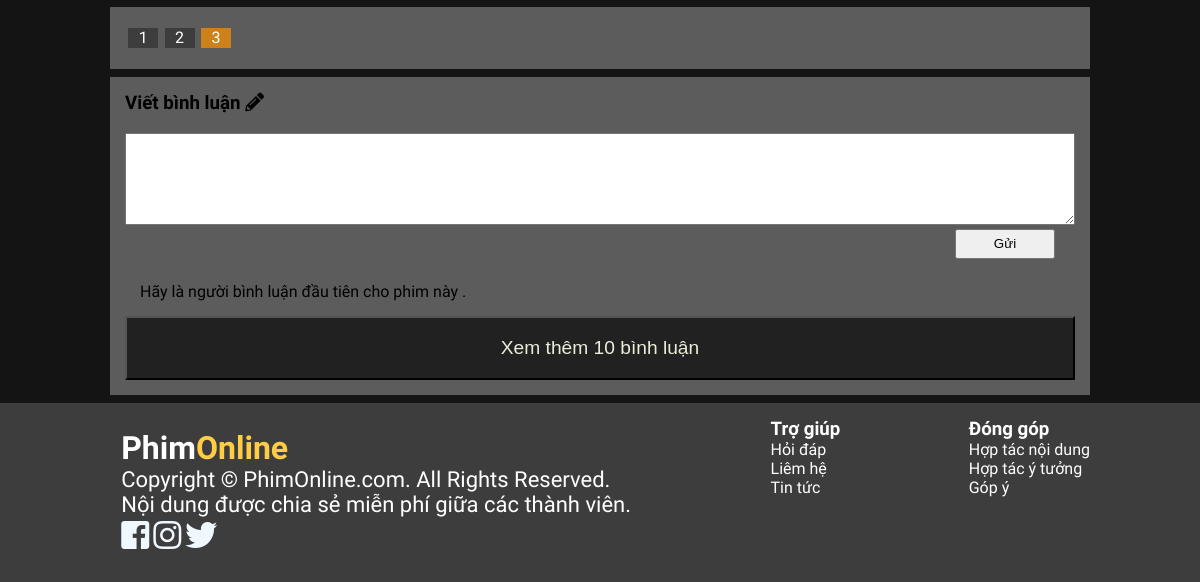
/Sources/php/templates/phimviet2.php?id=1&tap=3 (signed in, lower part), run on an earlier commit of the app's database.
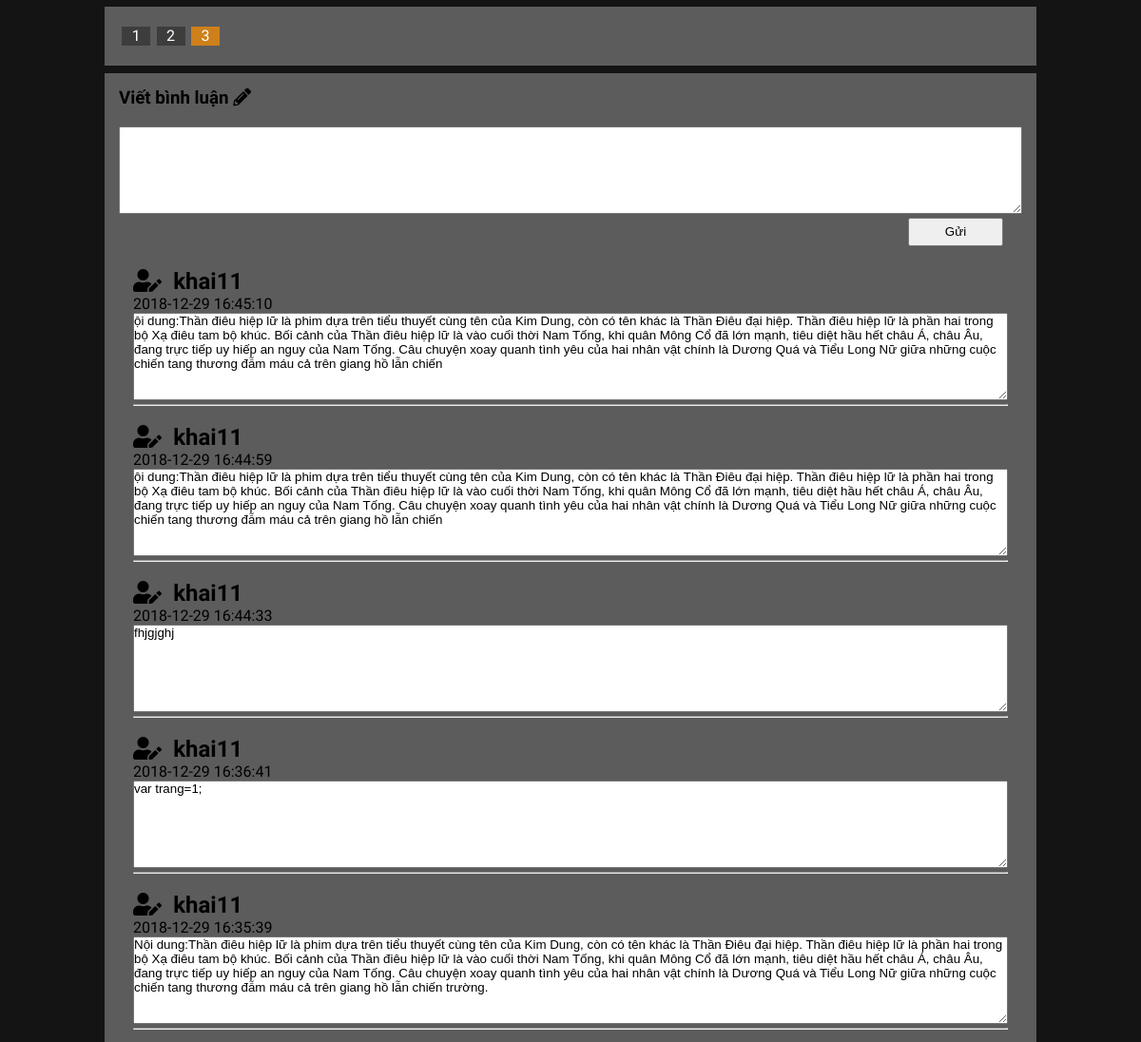
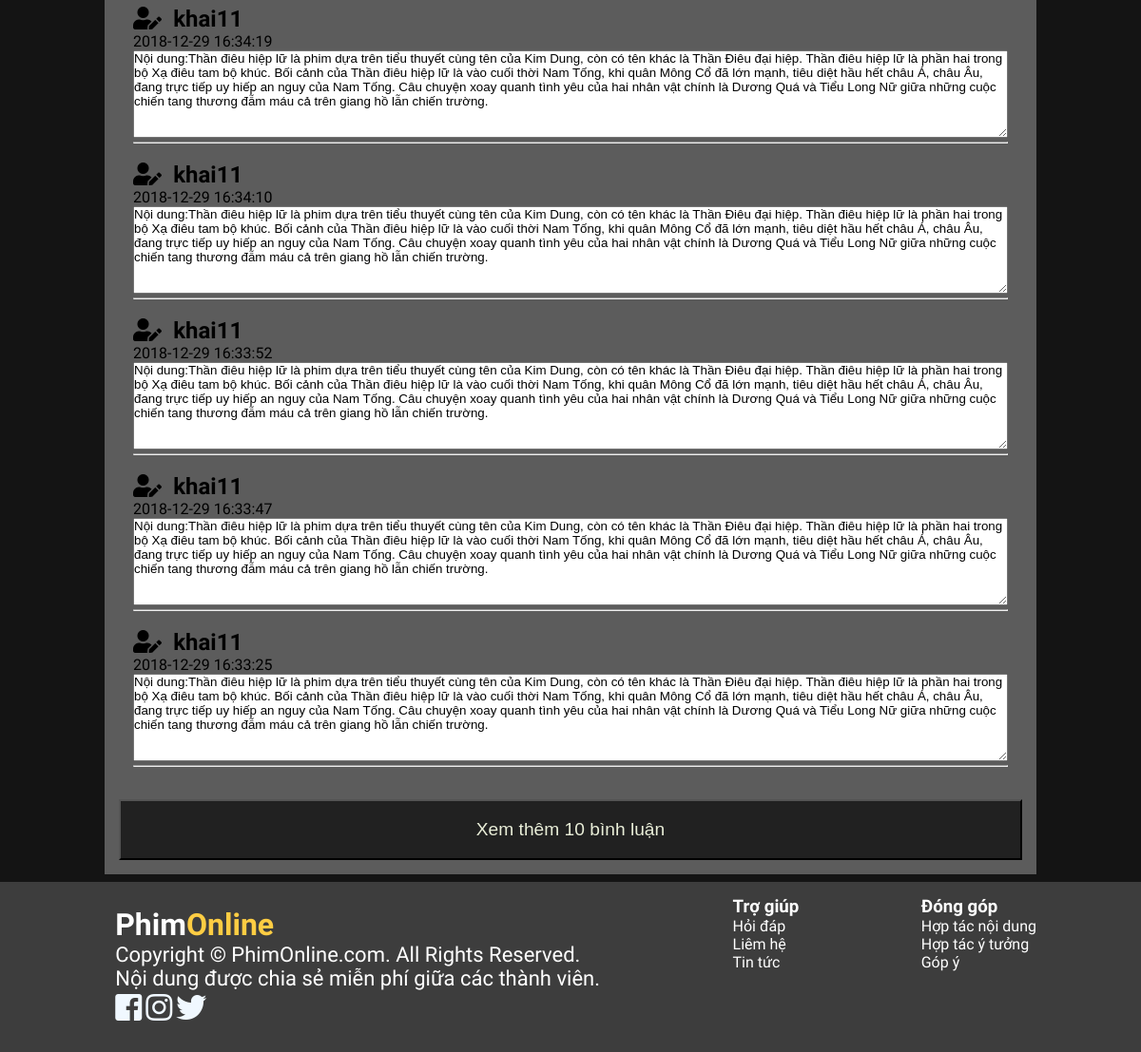
And on a later commit of the database (2 pictures, top to bottom).
### tables this page shows
CREATE TABLE `link` (
  `linkID` int(10) UNSIGNED NOT NULL,
  `linkDayUp` datetime NOT NULL DEFAULT CURRENT_TIMESTAMP,
  `number` int(10) NOT NULL,
  `movieID` int(10) UNSIGNED NOT NULL,
  `Link` text NOT NULL
);

CREATE TABLE `comment` (
  `cmttID` int(10) UNSIGNED NOT NULL,
  `ID` int(10) UNSIGNED NOT NULL,
  `movieID` int(10) UNSIGNED NOT NULL,
  `cmtContent` text NOT NULL,
  `cmtDate` datetime NOT NULL
);

CREATE TABLE `users` (
  `ID` int(10) UNSIGNED NOT NULL,
  `userName` varchar(255) NOT NULL,
  `userEmail` varchar(255) NOT NULL,
  `userPassword` varchar(255) NOT NULL,
  `userLevel` int(1) DEFAULT '0',
  `activeCode` varchar(225) NOT NULL,
  `userActive` int(1) DEFAULT '0'
);

### Sources/php/templates/comment.php (the view)
<div class="comment col-12 col-tab12">
                <h3>Viết bình luận <i class="fas fa-pencil-alt"></i></h3><br>
                <form class="comment_form">
                    <textarea name="comment" cols="100" rows="6" class="txtcomment"></textarea>
                    <button class="submit" >Gửi</button>
                </form><br><br>
                <div class="listcomment col-12 col-tab12">
                    <?php
                        require '../library/config.php';
                        $sql="SELECT comment.*,users.userName FROM `comment`,`users` WHERE users.ID = comment.ID and comment.movieID=$id  ORDER BY comment.cmtDate DESC limit 0,10";
                        $list_cm=mysqli_query($conn,$sql);
                        if(mysqli_num_rows($list_cm)>0){
                            while($rows=mysqli_fetch_assoc($list_cm)){
                            ?>
                                <h2><i class="fas fa-user-edit"></i>&ensp;<?=$rows['userName']?></h2>
                                <span><?=$rows['cmtDate']?> </span>
                                <textarea cols="100" rows="6" class="txtcomment" readonly ><?=$rows['cmtContent']?></textarea><br>
                                <hr><br>
                            <?php
                            }
                        }else{
                            echo"Hãy là người bình luận đầu tiên cho phim này .";
                        }
                    ?>
                </div>
                <button id="load_cm" >Xem thêm 10 bình luận </button>
        </div>
    </div>
</div>

### Sources/php/templates/main.php (shortened to what this page needs)
<div class="row">
            <?php
                $id=$_GET['id'];
                require '../library/view.php';
            ?>
        <div class="contenmain col-12 col-tab12">
            <ul>
                <?php
                    $tapphim="SELECT `linkID`, `linkDayUp`, `number`, `movieID`, `Link` FROM `link` WHERE movieID='$id' ORDER BY `number`";
                    $ketquatap=mysqli_query($conn,$tapphim);
                    $tap = $_GET['tap'];
                    if(mysqli_num_rows($ketquatap)>0){
                        for($i=0;$i<$rows2=mysqli_fetch_assoc($ketquatap);$i++){
                            if($i==$tap-1){
                                echo'<li><a href="phimviet2.php?id='.$id.'&tap='.$rows2['number'].'" class="chontap">'.$rows2['number'].'</a></li>';
                            }else{
                                echo'<li><a href="phimviet2.php?id='.$id.'&tap='.$rows2['number'].'">'.$rows2['number'].'</a></li>';
                            }
                        }
                    } else{
                        echo"không có bản ghi nào.";
                    }
                ?>
            </ul>
        </div>

What changed in the data, as far as the page shows it:
added comment: ID.userName "khai11", cmtDate "2018-12-29 16:45:10", cmtContent "ội dung:Thần điêu hiệp lữ là phim dựa trên tiểu thuyết cùng tên của Kim Dung, còn có tên khác là Thần Điêu đại hiệp. Thần điêu hiệp lữ là phần hai trong bộ Xạ điêu tam bộ khúc. Bối cảnh của Thần điêu hiệp lữ là vào cuối thời Nam Tống, khi quân Mông Cổ đã lớn mạnh, tiêu diệt hầu hết châu Á, châu Âu, đang trực tiếp uy hiếp an nguy của Nam Tống. Câu chuyện xoay quanh tình yêu của hai nhân vật chính là Dương Quá và Tiểu Long Nữ giữa những cuộc chiến tang thương đẫm máu cả trên giang hồ lẫn chiến"
added comment: ID.userName "khai11", cmtDate "2018-12-29 16:44:59", cmtContent "ội dung:Thần điêu hiệp lữ là phim dựa trên tiểu thuyết cùng tên của Kim Dung, còn có tên khác là Thần Điêu đại hiệp. Thần điêu hiệp lữ là phần hai trong bộ Xạ điêu tam bộ khúc. Bối cảnh của Thần điêu hiệp lữ là vào cuối thời Nam Tống, khi quân Mông Cổ đã lớn mạnh, tiêu diệt hầu hết châu Á, châu Âu, đang trực tiếp uy hiếp an nguy của Nam Tống. Câu chuyện xoay quanh tình yêu của hai nhân vật chính là Dương Quá và Tiểu Long Nữ giữa những cuộc chiến tang thương đẫm máu cả trên giang hồ lẫn chiến"
added comment: ID.userName "khai11", cmtDate "2018-12-29 16:44:33", cmtContent "fhjgjghj"
added comment: ID.userName "khai11", cmtDate "2018-12-29 16:36:41", cmtContent "var trang=1;"
added comment: ID.userName "khai11", cmtDate "2018-12-29 16:35:39", cmtContent "Nội dung:Thần điêu hiệp lữ là phim dựa trên tiểu thuyết cùng tên của Kim Dung, còn có tên khác là Thần Điêu đại hiệp. Thần điêu hiệp lữ là phần hai trong bộ Xạ điêu tam bộ khúc. Bối cảnh của Thần điêu hiệp lữ là vào cuối thời Nam Tống, khi quân Mông Cổ đã lớn mạnh, tiêu diệt hầu hết châu Á, châu Âu, đang trực tiếp uy hiếp an nguy của Nam Tống. Câu chuyện xoay quanh tình yêu của hai nhân vật chính là Dương Quá và Tiểu Long Nữ giữa những cuộc chiến tang thương đẫm máu cả trên giang hồ lẫn chiến trường."
added comment: ID.userName "khai11", cmtDate "2018-12-29 16:34:19", cmtContent "Nội dung:Thần điêu hiệp lữ là phim dựa trên tiểu thuyết cùng tên của Kim Dung, còn có tên khác là Thần Điêu đại hiệp. Thần điêu hiệp lữ là phần hai trong bộ Xạ điêu tam bộ khúc. Bối cảnh của Thần điêu hiệp lữ là vào cuối thời Nam Tống, khi quân Mông Cổ đã lớn mạnh, tiêu diệt hầu hết châu Á, châu Âu, đang trực tiếp uy hiếp an nguy của Nam Tống. Câu chuyện xoay quanh tình yêu của hai nhân vật chính là Dương Quá và Tiểu Long Nữ giữa những cuộc chiến tang thương đẫm máu cả trên giang hồ lẫn chiến trường."
added comment: ID.userName "khai11", cmtDate "2018-12-29 16:34:10", cmtContent "Nội dung:Thần điêu hiệp lữ là phim dựa trên tiểu thuyết cùng tên của Kim Dung, còn có tên khác là Thần Điêu đại hiệp. Thần điêu hiệp lữ là phần hai trong bộ Xạ điêu tam bộ khúc. Bối cảnh của Thần điêu hiệp lữ là vào cuối thời Nam Tống, khi quân Mông Cổ đã lớn mạnh, tiêu diệt hầu hết châu Á, châu Âu, đang trực tiếp uy hiếp an nguy của Nam Tống. Câu chuyện xoay quanh tình yêu của hai nhân vật chính là Dương Quá và Tiểu Long Nữ giữa những cuộc chiến tang thương đẫm máu cả trên giang hồ lẫn chiến trường."
added comment: ID.userName "khai11", cmtDate "2018-12-29 16:33:52", cmtContent "Nội dung:Thần điêu hiệp lữ là phim dựa trên tiểu thuyết cùng tên của Kim Dung, còn có tên khác là Thần Điêu đại hiệp. Thần điêu hiệp lữ là phần hai trong bộ Xạ điêu tam bộ khúc. Bối cảnh của Thần điêu hiệp lữ là vào cuối thời Nam Tống, khi quân Mông Cổ đã lớn mạnh, tiêu diệt hầu hết châu Á, châu Âu, đang trực tiếp uy hiếp an nguy của Nam Tống. Câu chuyện xoay quanh tình yêu của hai nhân vật chính là Dương Quá và Tiểu Long Nữ giữa những cuộc chiến tang thương đẫm máu cả trên giang hồ lẫn chiến trường."
added comment: ID.userName "khai11", cmtDate "2018-12-29 16:33:47", cmtContent "Nội dung:Thần điêu hiệp lữ là phim dựa trên tiểu thuyết cùng tên của Kim Dung, còn có tên khác là Thần Điêu đại hiệp. Thần điêu hiệp lữ là phần hai trong bộ Xạ điêu tam bộ khúc. Bối cảnh của Thần điêu hiệp lữ là vào cuối thời Nam Tống, khi quân Mông Cổ đã lớn mạnh, tiêu diệt hầu hết châu Á, châu Âu, đang trực tiếp uy hiếp an nguy của Nam Tống. Câu chuyện xoay quanh tình yêu của hai nhân vật chính là Dương Quá và Tiểu Long Nữ giữa những cuộc chiến tang thương đẫm máu cả trên giang hồ lẫn chiến trường."
added comment: ID.userName "khai11", cmtDate "2018-12-29 16:33:25", cmtContent "Nội dung:Thần điêu hiệp lữ là phim dựa trên tiểu thuyết cùng tên của Kim Dung, còn có tên khác là Thần Điêu đại hiệp. Thần điêu hiệp lữ là phần hai trong bộ Xạ điêu tam bộ khúc. Bối cảnh của Thần điêu hiệp lữ là vào cuối thời Nam Tống, khi quân Mông Cổ đã lớn mạnh, tiêu diệt hầu hết châu Á, châu Âu, đang trực tiếp uy hiếp an nguy của Nam Tống. Câu chuyện xoay quanh tình yêu của hai nhân vật chính là Dương Quá và Tiểu Long Nữ giữa những cuộc chiến tang thương đẫm máu cả trên giang hồ lẫn chiến trường."
Also different on the page:
text no longer shown: "Hãy là người bình luận đầu tiên cho phim này ."
